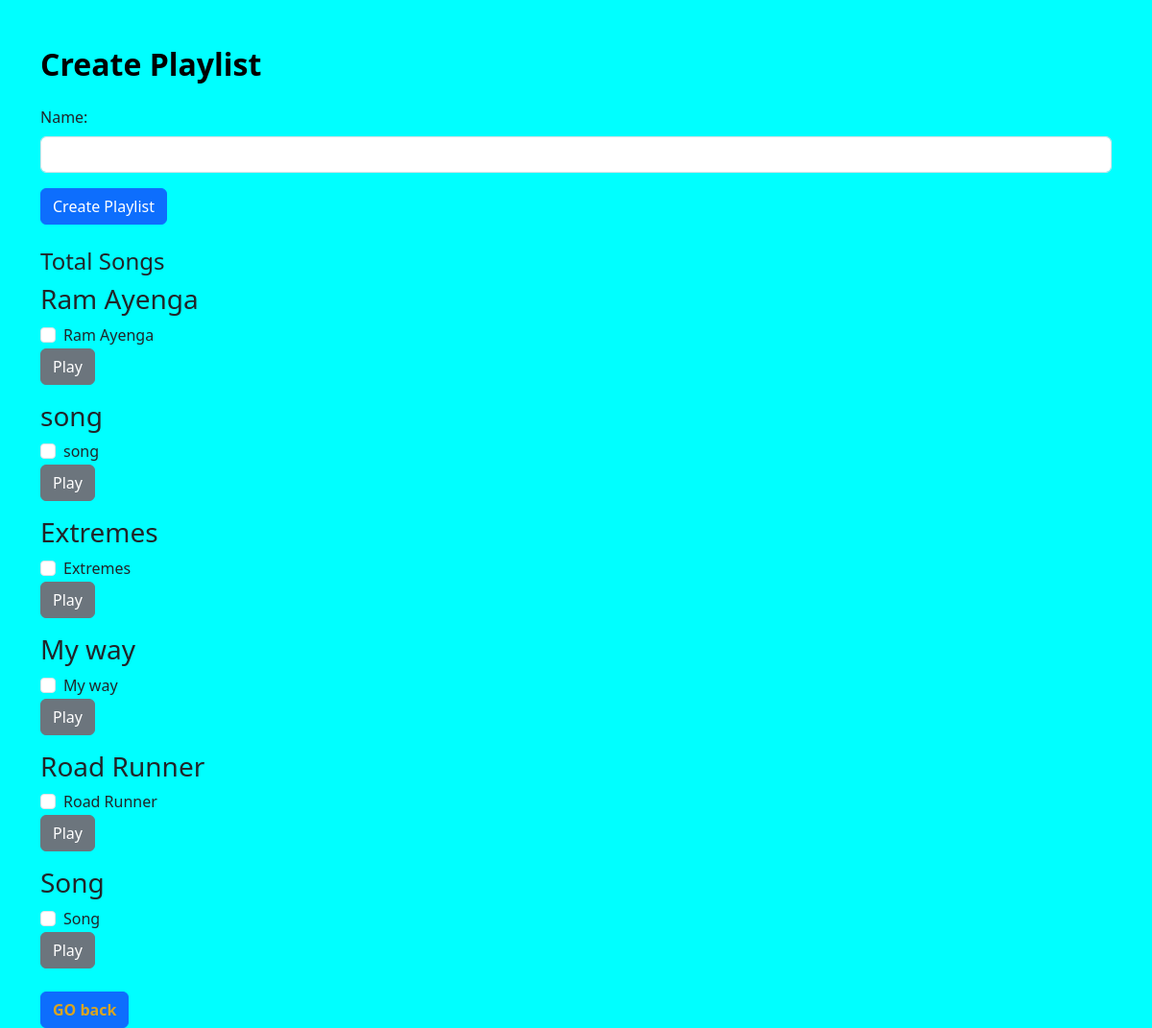
/create_playlist, run on the app's committed database.
### models.py (models this page shows)
class Song(db.Model):
    __tablename__ = 'song'
    id = db.Column(db.Integer, primary_key=True)
    title=db.Column(db.String(40), nullable=False)
    c_name=db.Column(db.String(60), nullable=False)               #creator name...................
    album_id=db.Column(db.Integer, db.ForeignKey('album.id'))
    lyrics=db.Column(db.String, nullable=False)
    duration=db.Column(db.Integer, nullable=False)
    genre=db.Column(db.String(80), nullable=False)
    r_date=db.Column(db.Date, nullable=False)
    filename=db.Column(db.String(255), nullable=False)
    artist_name=db.Column(db.String, nullable=False)
    likes=db.Column(db.Integer, default=0)
    dislikes=db.Column(db.Integer, default=0)
    user_id = db.Column(db.Integer, db.ForeignKey('user.u_id'))
    user = db.relationship('User', back_populates='songs' , overlaps='owner')

### app.py (the view, shortened to what this page needs)
@app.route('/create_playlist', methods=['GET', 'POST'])
def create_playlist():
    song=Song.query.all()
    return render_template('create_playlist.html' , songs=song)

### templates/create_playlist.html (shortened to what this page needs)
<!DOCTYPE html>
<html lang="en">
<head>
    <link href="https://cdn.jsdelivr.net/npm/bootstrap@5.3.2/dist/css/bootstrap.min.css" rel="stylesheet">
</head>
<body class="container mt-5">
    <h2 class="mb-4">Create Playlist</h2>
    <form method="post" action="{{ url_for('create_playlist') }}" class="mb-4">
        <div class="mb-3">
            <label for="name" class="form-label">Name:</label>
            <input type="text" name="name" class="form-control" required>
        </div>
        <button type="submit" class="btn btn-primary">Create Playlist</button>
        <h4 class="mt-4">Total Songs</h4>
        {% for song in songs %}
        <div class="mb-3">
            <h3>{{ song.title }}</h3>
            <div class="form-check">
                <input type="checkbox" class="form-check-input" name="selected_songs[]" value="{{ song.id }}">
                <label class="form-check-label">{{ song.title }}</label>
            </div>
            <a href="{{ url_for('play_music', song_id=song.id) }}" class="btn btn-secondary">Play</a>
        </div>
        {% endfor %}
    </form>
          <a class="btn btn-primary" style="color:goldenrod; font-weight: bold;" href="{{url_for('play')}}">GO back</a>
    </body>
</html>

### templates/create_playlist.html (style rules this page uses)
body { background-color: aqua; }
h2 { color: black; font-weight: bold; }

### data on the page
Song: title "Ram Ayenga"
Song: title "song"
Song: title "Extremes"
Song: title "My way"
Song: title "Road Runner"
Song: title "Song"
